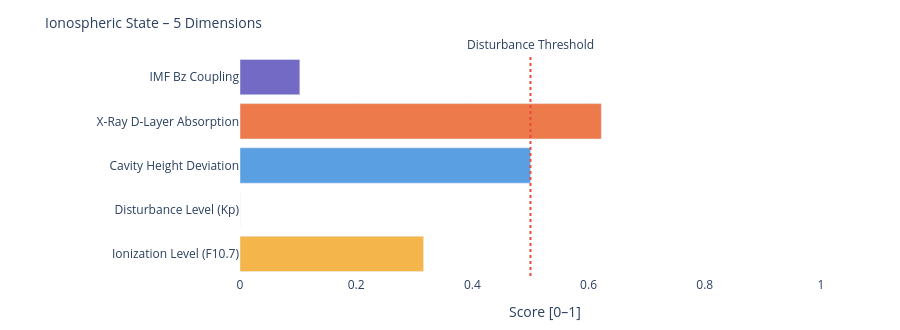

The notebook cell saved with this chart:
### Markdown cell above
---
### 📐 Systemic Insight: Geometric Cavity vs. Real Schumann Resonance

**Relevant for:** Layer 6 = delta analysis &nbsp;|&nbsp; Layer 7 = feature vector / system interpretation

A cavity height change from 80 km to 70 km shifts the **idealized geometric frequencies** only minimally:

| Modus | Aktuell | Referenz | Δ |
|-------|---------|----------|---|
| SR-1 | 10.4762 Hz | 10.4599 Hz | +16 mHz |
| SR-2 | 18.1452 Hz | 18.1171 Hz | +28 mHz |
| SR-3 | 25.6612 Hz | 25.6215 Hz | +40 mHz |
| SR-4 | 33.1285 Hz | 33.0772 Hz | +51 mHz |

The geometric effect is limited because 10 km is very small compared to Earth's radius (~6371 km).

**Consequence:** Real Schumann deviations are likely driven more strongly by **conductivity, damping, day/night structure, lightning distribution and source geometry** than by pure cavity height.

---

**Layer 6 compares:**
```
geometric Δ from Layer 4  vs.  observed Δ from real Schumann measurement data
```

**Layer 7 Feature:**
```
If real Δ >> geometric Δ  →  non-geometric factors dominant
```

### Code cell
# ============================================================
# IONOSPHERIC STATE – Summary gauge
# Five dimensions: ionization, disturbance, cavity height, X-Ray, Bz coupling
# ============================================================

def norm(v, lo, hi):
    if v is None: return None
    return round(max(0.0, min(1.0, (v - lo) / (hi - lo))), 3)

# Ionization level (F10.7 → F2-Layer)
ioniz = norm(f107_val, 60, 250)

# Disturbance level (Kp → E/F-Layer irregularities)
disturb = norm(kp_val, 0, 9)

# Cavity height deviation from reference (80 km)
h_dev = norm(abs(h_eff - 80), 0, 20)

# X-Ray ionization (D-Layer absorption)
xray_ioniz = None
if xray_now is not None:
    xray_ioniz = norm(math.log10(max(xray_now, 1e-9)) + 9, 0, 5)

# Bz coupling (southward Bz → stronger magnetosphere-ionosphere coupling)
bz_coupling = norm(-(bz_now or 0), -5, 30) if bz_now is not None else None

dims = [
    ('Ionization Level (F10.7)',    ioniz,      '#F2A623'),
    ('Disturbance Level (Kp)',      disturb,    '#7F77DD'),
    ('Cavity Height Deviation',     h_dev,      '#378ADD'),
    ('X-Ray D-Layer Absorption',    xray_ioniz, '#E85D24'),
    ('IMF Bz Coupling',             bz_coupling,'#534AB7'),
]

fig = go.Figure()
for name, val, col in dims:
    if val is not None:
        h = int(val * 20)
        bar = '█' * h + '░' * (20 - h)
        label = f'{name}:  {bar}  {val:.3f}'
    else:
        label = f'{name}:  {"─" * 20}  n/a'
    fig.add_trace(go.Bar(
        x=[val if val is not None else 0],
        y=[name],
        orientation='h',
        marker_color=col, opacity=0.82,
        showlegend=False
    ))

fig.add_vline(x=0.5, line_dash='dot', line_color='#e74c3c',
              annotation_text='Disturbance Threshold', annotation_position='top')
fig.update_layout(
    title=dict(text='Ionospheric State – 5 Dimensions', font=dict(size=14)),
    xaxis=dict(title='Score [0–1]', range=[0, 1.05]),
    height=330, plot_bgcolor='rgba(0,0,0,0)', paper_bgcolor='rgba(0,0,0,0)',
    margin=dict(l=240, r=50, t=55, b=40)
)
fig.show()

print(f'\nIonospheric state:')
for name, val, _ in dims:
    print(f'  {name:<35} {val:.3f}' if val is not None else f'  {name:<35} n/a')

### Figure 1 — Plotly figure (JSON) as saved in the notebook; plotly's stock layout.template omitted (floating-point values rounded to 4 significant figures)
{"data": [{"marker": {"color": "#F2A623"}, "opacity": 0.82, "orientation": "h", "showlegend": false, "type": "bar", "x": [0.316], "y": ["Ionization Level (F10.7)"]}, {"marker": {"color": "#7F77DD"}, "opacity": 0.82, "orientation": "h", "showlegend": false, "type": "bar", "x": [0.0], "y": ["Disturbance Level (Kp)"]}, {"marker": {"color": "#378ADD"}, "opacity": 0.82, "orientation": "h", "showlegend": false, "type": "bar", "x": [0.5], "y": ["Cavity Height Deviation"]}, {"marker": {"color": "#E85D24"}, "opacity": 0.82, "orientation": "h", "showlegend": false, "type": "bar", "x": [0.622], "y": ["X-Ray D-Layer Absorption"]}, {"marker": {"color": "#534AB7"}, "opacity": 0.82, "orientation": "h", "showlegend": false, "type": "bar", "x": [0.103], "y": ["IMF Bz Coupling"]}], "layout": {"annotations": [{"showarrow": false, "text": "Disturbance Threshold", "x": 0.5, "xanchor": "center", "xref": "x", "y": 1, "yanchor": "bottom", "yref": "y domain"}], "height": 330, "margin": {"b": 40, "l": 240, "r": 50, "t": 55}, "paper_bgcolor": "rgba(0,0,0,0)", "plot_bgcolor": "rgba(0,0,0,0)", "shapes": [{"line": {"color": "#e74c3c", "dash": "dot"}, "type": "line", "x0": 0.5, "x1": 0.5, "xref": "x", "y0": 0, "y1": 1, "yref": "y domain"}], "title": {"font": {"size": 14}, "text": "Ionospheric State – 5 Dimensions"}, "xaxis": {"range": [0, 1.05], "title": {"text": "Score [0–1]"}}}}
